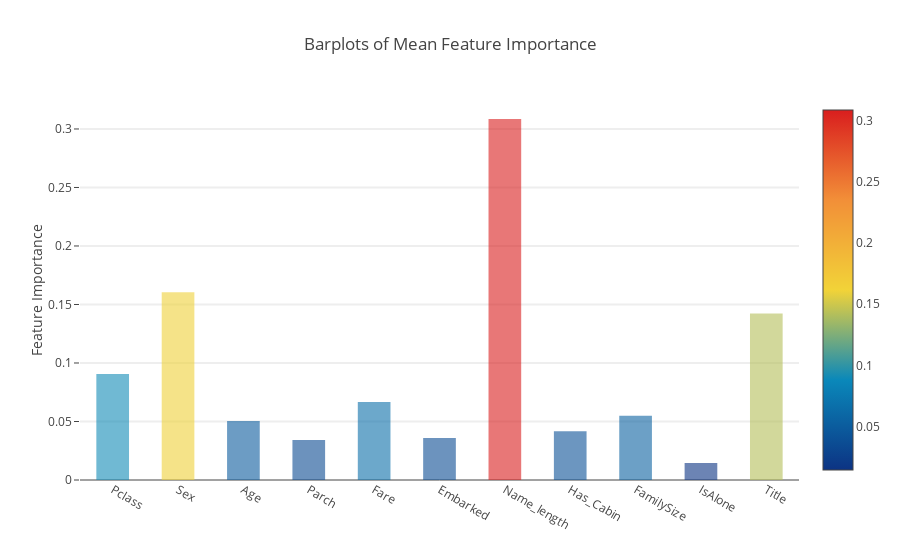

The notebook cell this image was saved under:
### Code cell
y = feature_dataframe['mean'].values
x = feature_dataframe['features'].values
data = [go.Bar(
            x= x,
             y= y,
            width = 0.5,
            marker=dict(
               color = feature_dataframe['mean'].values,
            colorscale='Portland',
            showscale=True,
            reversescale = False
            ),
            opacity=0.6
        )]

layout= go.Layout(
    autosize= True,
    title= 'Barplots of Mean Feature Importance',
    hovermode= 'closest',
#     xaxis= dict(
#         title= 'Pop',
#         ticklen= 5,
#         zeroline= False,
#         gridwidth= 2,
#     ),
    yaxis=dict(
        title= 'Feature Importance',
        ticklen= 5,
        gridwidth= 2
    ),
    showlegend= False
)
fig = go.Figure(data=data, layout=layout)
py.iplot(fig, filename='bar-direct-labels')

### Figure 1 — Plotly figure (JSON) as saved in the notebook; plotly's stock layout.template omitted (floating-point values rounded to 4 significant figures)
{"data": [{"marker": {"color": [0.09052, 0.1605, 0.05041, 0.03417, 0.06664, 0.03582, 0.3085, 0.04174, 0.05484, 0.01458, 0.1423], "colorscale": "Portland", "reversescale": false, "showscale": true}, "opacity": 0.6, "type": "bar", "width": 0.5, "x": ["Pclass", "Sex", "Age", "Parch", "Fare", "Embarked", "Name_length", "Has_Cabin", "FamilySize", "IsAlone", "Title"], "y": [0.09052, 0.1605, 0.05041, 0.03417, 0.06664, 0.03582, 0.3085, 0.04174, 0.05484, 0.01458, 0.1423]}], "layout": {"autosize": true, "hovermode": "closest", "showlegend": false, "title": "Barplots of Mean Feature Importance", "yaxis": {"gridwidth": 2, "ticklen": 5, "title": "Feature Importance"}}}
